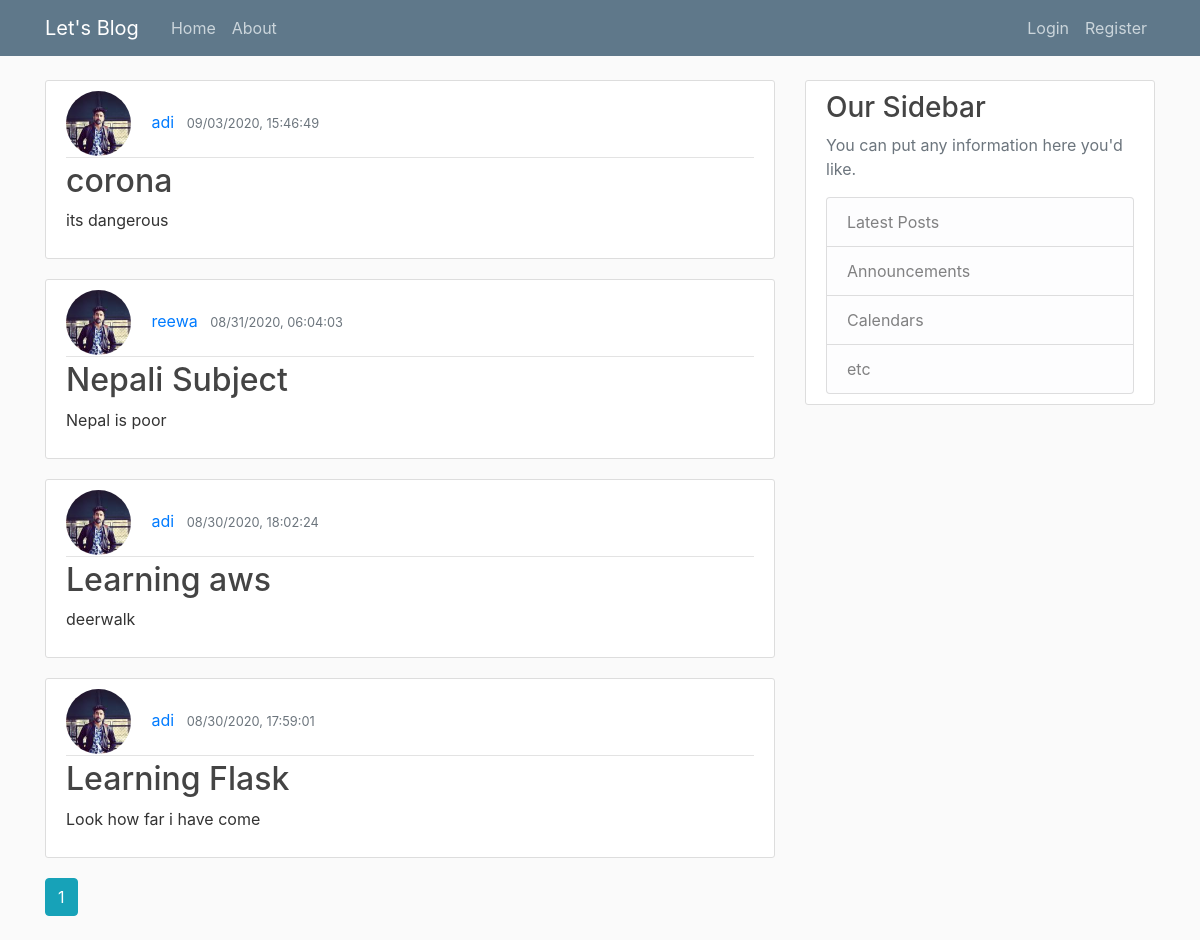
The page /home on the database its author committed.
### feedsblog/models.py (models this page shows, shortened)
class Post(db.Model):
    id=db.Column(db.Integer,primary_key=True)
    title=db.Column(db.String(100),nullable=False)
    date=db.Column(db.DateTime,nullable=False,default=datetime.utcnow)
    body=db.Column(db.Text,nullable=False)
    user_id=db.Column(db.Integer,db.ForeignKey('user.id'),nullable=False)

class User(db.Model,UserMixin):
    id=db.Column(db.Integer,primary_key=True)
    username=db.Column(db.String(20),unique=True,nullable=False)
    email=db.Column(db.String(120),unique=True,nullable=False)
    image_file=db.Column(db.String(20),nullable=False,default='default.jpg')
    password=db.Column(db.String(20),nullable=False)
    posts= db.relationship('Post',backref='author',lazy=True)

### feedsblog/main/routes.py (the view)
@main.route("/")
@main.route("/home")
def home():
    page=request.args.get('page',1,type=int)
    posts=Post.query.order_by(Post.date.desc()).paginate(per_page=5,page=page)
    return render_template("home.html", posts=posts,title="Feeds")

### feedsblog/templates/home.html
{%extends "layout.html" %}
{% block content %}
{% for post in posts.items %}
<article class="media content-section">
    <div class="media-body">
        <div class="article-metadata">
            <img class="rounded-circle article-img"
                 src="{{url_for('static',filename='profile_pics/'+post.author.image_file)}}">
            <a class="mr-2" href="{{url_for('users.user_posts',username=post.author.username)}}">{{ post.author.username }}</a>
            <small class="text-muted">{{ post.date.strftime("%m/%d/%Y, %H:%M:%S") }}</small>
        </div>
        <h2><a class="article-title" href="{{url_for('posts.post',post_id=post.id)}}">{{ post.title }}</a></h2>
        <p class="article-content">{{ post.body }}</p>
    </div>
</article>
{% endfor %}
{%for page_num in posts.iter_pages(left_edge=1,right_edge=1,left_current=1,right_current=2)%}
    {%if page_num %}
        {%if posts.page==page_num%}
            <a class="btn btn-info mb-4" href="{{url_for('main.home',page=page_num)}}">{{page_num}}</a>
        {%else%}
            <a class="btn btn-outline-info mb-4" href="{{url_for('main.home',page=page_num)}}">{{page_num}}</a>
        {%endif%}
    {%else%}
        ....
    {%endif%}
{%endfor%}
{% endblock content %}

### feedsblog/templates/layout.html (shortened to what this page needs)
<!DOCTYPE html>
<html lang="en">
<head>
    <link rel="stylesheet" href="https://stackpath.bootstrapcdn.com/bootstrap/4.5.2/css/bootstrap.min.css"
>
    <link rel="stylesheet" type="text/css" href="{{url_for('static',filename='main.css')}}">
</head>
<body>
<header class="site-header">
    <nav class="navbar navbar-expand-md navbar-dark bg-steel fixed-top">
        <div class="container">
            <a class="navbar-brand mr-4" href="/">Let's Blog</a>
            <div class="collapse navbar-collapse" id="navbarToggle">
                <div class="navbar-nav mr-auto">
                    <a class="nav-item nav-link" href="{{url_for('main.home')}}">Home</a>
                    <a class="nav-item nav-link" href="{{url_for('main.about')}}">About</a>
                </div>
                <div class="navbar-nav">
                    {%if current_user.is_authenticated%}
                    <a class="nav-item nav-link" href="{{url_for('posts.feeds_post')}}">New Post</a>
                    <a class="nav-item nav-link" href="{{url_for('users.account')}}">Account</a>
                    <a class="nav-item nav-link" href="{{url_for('users.logout')}}">Logout</a>
                    {%else%}
                    <a class="nav-item nav-link" href="{{url_for('users.login')}}">Login</a>
                    <a class="nav-item nav-link" href="{{url_for('users.register')}}">Register</a>
                    {%endif%}
                </div>
            </div>
        </div>
    </nav>
</header>
<main role="main" class="container">
    <div class="row">
        <div class="col-md-8">
            {% block content %}{% endblock %}
        </div>
        <div class="col-md-4">
            <div class="content-section">
                <h3>Our Sidebar</h3>
                <p class='text-muted'>You can put any information here you'd like.
                <ul class="list-group">
                    <li class="list-group-item list-group-item-light">Latest Posts</li>
                    <li class="list-group-item list-group-item-light">Announcements</li>
                    <li class="list-group-item list-group-item-light">Calendars</li>
                    <li class="list-group-item list-group-item-light">etc</li>
                </ul>
            </div>
        </div>
    </div>
</main>
</body>
</html>

### feedsblog/static/main.css (style rules this page uses)
body { background: #fafafa; color: #333333; margin-top: 5rem; }
h1, h2, h3, h4, h5, h6 { color: #444444; }
.bg-steel { background-color: #5f788a; }
.site-header .navbar-nav .nav-link { color: #cbd5db; }
.content-section { background: #ffffff; padding: 10px 20px; border: 1px solid #dddddd; border-radius: 3px; margin-bottom: 20px; }
.article-title { color: #444444; }
.article-content { white-space: pre-line; }
.article-img { height: 65px; width: 65px; margin-right: 16px; }
.article-metadata { padding-bottom: 1px; margin-bottom: 4px; border-bottom: 1px solid #e3e3e3 }

### rows shown on the page
Post: image_file (picture), author.username "adi", date "09/03/2020, 15:46:49", title "corona", body "its dangerous"
Post: image_file (picture), author.username "reewa", date "08/31/2020, 06:04:03", title "Nepali Subject", body "Nepal is poor"
Post: image_file (picture), author.username "adi", date "08/30/2020, 18:02:24", title "Learning aws", body "deerwalk"
Post: image_file (picture), author.username "adi", date "08/30/2020, 17:59:01", title "Learning Flask", body "Look how far i have come"

### other values the page prints
{{ page_num }} "1"
